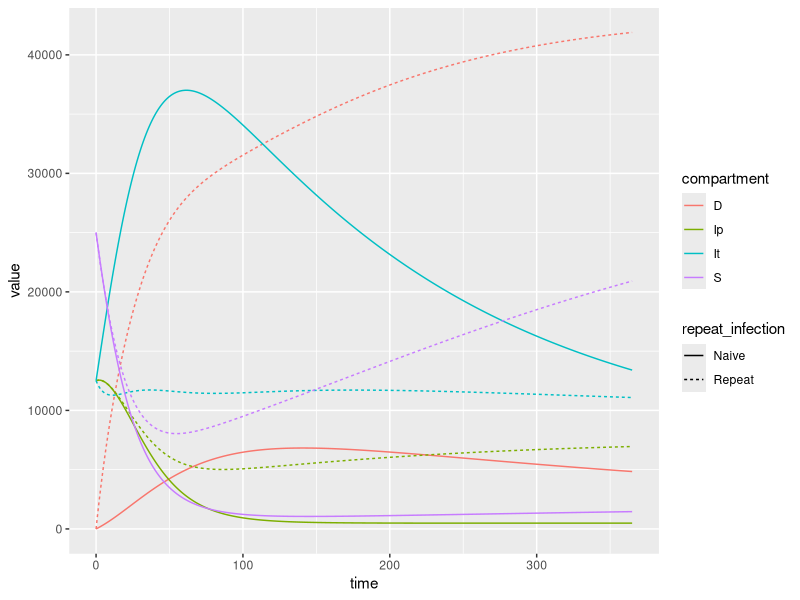
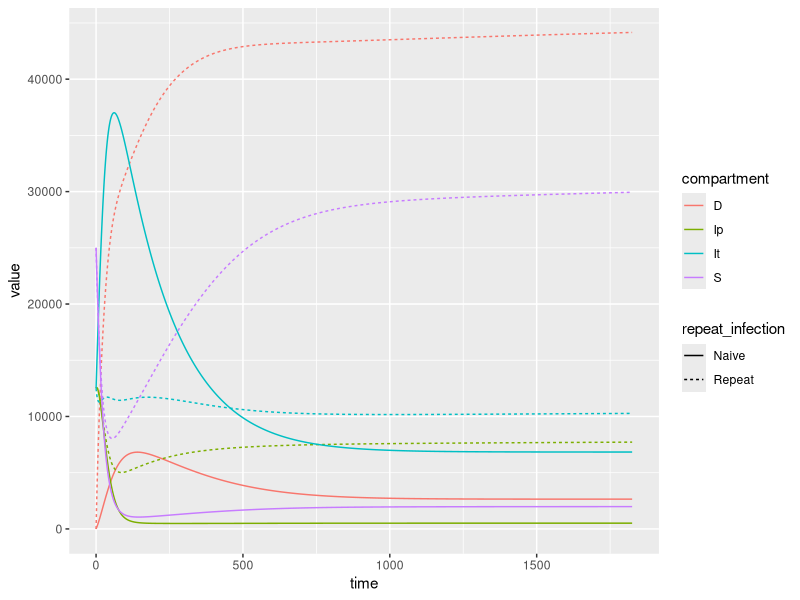
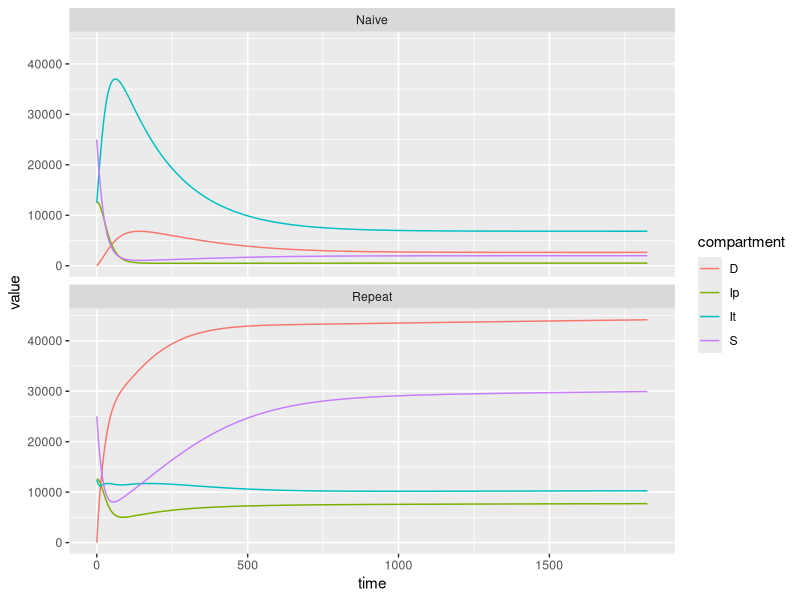

Write the R code that produced these figures, in order.
### Trachoma Project ####
######################################################################
## Section 1: Creating a function to describe the behavior of an ODE
######################################################################

rm(list=ls())                   # Clear all variables and functions
library(deSolve)                # Load library to be used for numerical integration
library(tidyverse)
library(data.table)
library(stringr)

#S1 = susceptible 
#Ip1 = Infectious TF/TI negative
#It1 = Infectious TF/TI positve
#D1 = No longer infectious
#Si = Susceptible but previously infected
#Ipi = Infectious TF/TI negative (previously infected)
#Iti = Infectious TF/TI positive (previously infected)
#Di = No long infectious (previously infected)

##-- Model 1: SIID model--##
##
## siid() 
siid <- function(t, y, parms){
  with(c(as.list(y), parms),{
    
    N <- S1 + Ip1 + It1 + D1 + Si + Ipi + Iti + Di
    lambda <- beta*(Ip1 + It1 + Ipi + Iti)/N
    
    dS1dt <- b - (lambda + mu + theta)*S1
    dIp1dt <- lambda*S1 - (alpha + mu + theta)*Ip1
    dIt1dt <- alpha*Ip1 - (gamma1 + mu + theta)*It1
    dD1dt <- gamma1*It1 - (omega1 + lambda*sigma + mu + theta)*D1
    
    dSidt <- omega1*D1 + omegai*Di - (lambda + mu + theta)*Si
    dIpidt <- lambda*Si - (alpha + mu + theta)*Ipi
    dItidt <- alpha*Ipi + (lambda*sigma)*D1 + (lambda*sigma)*Di - (gammai + mu + theta)*Iti 
    dDidt <- gammai*Iti - (omegai + mu + theta + lambda*sigma)*Di
    
    list(c(dS1dt, dIp1dt, dIt1dt, dD1dt, 
           dSidt, dIpidt, dItidt, dDidt))
  })
}



##Parameters
## function for infectivity with repeated infections

omega =  rep (0, 100)	## rate of leaving IA (weeks)- functional form

nun = 1/((7.7*7)/log(2)) ####2.71*30## pars that go into the function for recovery

nu0 = 0.0033 #####1.09*30 ## pars that go into the function for recovery

inf_red = 0.4509

for(j in 1: 100)
{ 
  omega[j] <-  (nu0-nun)*exp(-inf_red*(j-1))+ nun ### 1/(8.3*7) ##	 ## 	###
}

####################################################
## function for infectivity with repeated infections

gamma =  rep (0, 100)	## rate of leaving IA (weeks)- functional form

nun_A = 1/((1*7)/log(2)) ####2.71*30## pars that go into the function for recovery

nu0_A = 0.0050 ## 1/((20.7*7)/log(2)) #####1.09*30 ## pars that go into the function for recovery

inf_red_A = 0.3065

for(k in 1: 100)
{ 
  gamma[k] <-  (nu0_A - nun_A )*exp(-inf_red_A*(k-1))+ nun_A ###  1/((20.7*7)/log(2)) ## 1/(7.14*7) ##	1/(36.1*7) ###
}

#### Parameter values
values <- c(b = 37.4, 
            mu = .00007, 
            beta = .076, 
            sigma = .5, 
            alpha = 1/14, 
            omega1 = omega[1], 
            gamma1 = gamma[1], 
            omegai = mean(omega), 
            gammai = mean(gamma), 
            theta = (1/10)/365 # ageing out
              )

#### Time
time.out <- seq(0, 365*5, 1)

#### Population
N0 <- 100000 

pop.SIID <- c(S1 = N0/4,
              Ip1 = N0/8,
              It1 = N0/8,
              D1 = 0, 
              Si = N0/4, 
              Ipi = N0/8, 
              Iti = N0/8, 
              Di = 0)      


## Now let's see what happens if we plug our inputs into lsoda()...
ts <- data.table(lsoda(
  y = pop.SIID,               # Initial conditions for population
  times = time.out,             # Timepoints for evaluation
  func = siid,                   # Function to evaluate
  parms = values                # Vector of parameters
))

ts.long <- melt(ts, id.vars = 'time') %>% 
  mutate(compartment = str_sub(variable, start = 1, end = -2), 
         repeat_infection = case_when(grepl("1", variable) ~ "Naive", 
                                      grepl("i", variable) ~ "Repeat"))

#### Make plots
# All-in-one plot- 1 year
filter(ts.long, time <= 365) %>% 
  ggplot(aes(x = time, y = value, color = compartment, linetype = repeat_infection)) + 
  geom_line()

# all-in-one plot 5 year
(ggplot(ts.long)
  + aes(x = time, y = value, color = compartment, linetype = repeat_infection)
  + geom_line()
)

# facet plot 5 year
ggplot(ts.long, aes(x = time, y = value, color = compartment)) + geom_line() +
  facet_wrap(~repeat_infection, nrow = 2)
